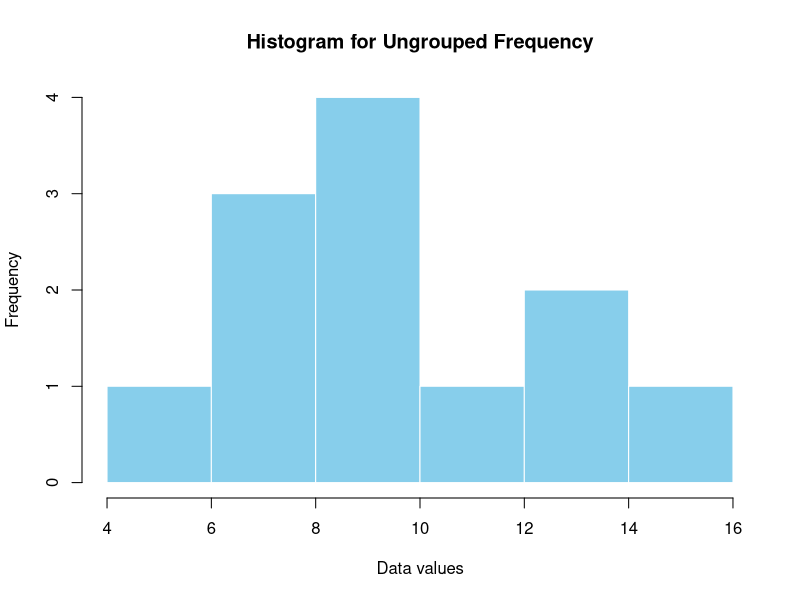
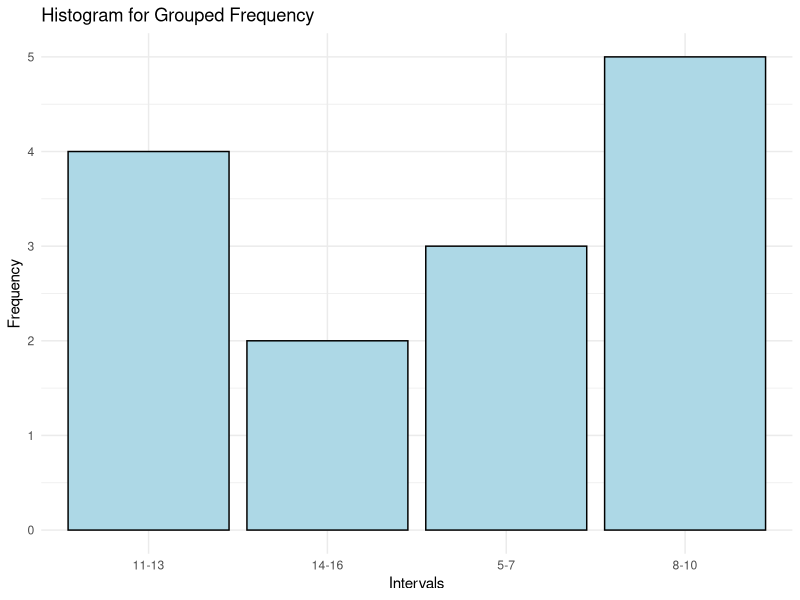

The R script that drew these images, in order:
#Draw a histogram for grouped and ungrouped frequency
#Ungrouped Frequency
ungrouped_data <- c(5, 7, 7, 8, 9, 10, 10, 10, 11, 13, 13, 15)                                                                                       # Sample ungrouped data
hist(ungrouped_data, main = "Histogram for Ungrouped Frequency", xlab = "Data values", ylab = "Frequency", col = "skyblue", border = "white")        # Plot histogram

#Grouped Frequency 
# Load the ggplot2 package
library(ggplot2)
# Sample grouped frequency data
# Grouped data example with intervals and frequencies
grouped_data <- data.frame(
  interval = c("5-7", "8-10", "11-13", "14-16"),
  frequency = c(3, 5, 4, 2)
)
# Plot histogram
ggplot(grouped_data, aes(x = interval, y = frequency)) +
  geom_bar(stat = "identity", fill = "lightblue", color = "black") +
  labs(title = "Histogram for Grouped Frequency",
       x = "Intervals",
       y = "Frequency") +
  theme_minimal()